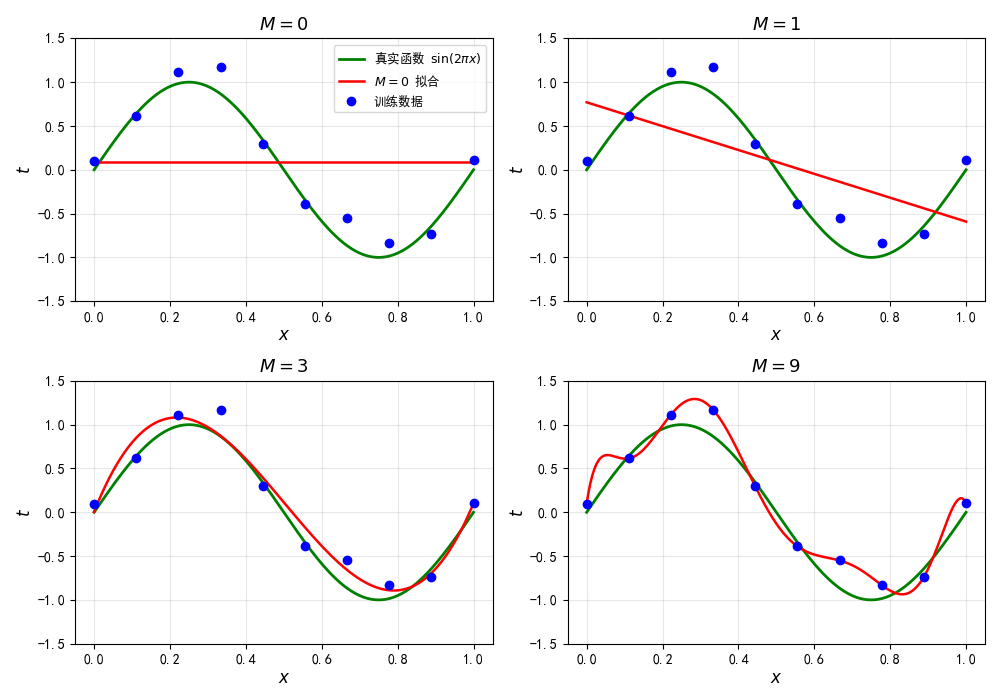

Source code (Python):
import numpy as np
import matplotlib.pyplot as plt

# ============ 1. 设置中文字体（可选） ============
plt.rcParams['font.sans-serif'] = ['SimHei', 'Microsoft YaHei', 'DejaVu Sans']
plt.rcParams['axes.unicode_minus'] = False   # 正常显示负号

# ============ 2. 生成带噪声的正弦数据 ============
np.random.seed(42)          # 固定随机种子，保证结果可复现

# 取 10 个采样点，范围 [0, 1]
x_train = np.linspace(0, 1, 10)
# 真实函数 sin(2πx)，加上高斯噪声
t_train = np.sin(2 * np.pi * x_train) + np.random.normal(0, 0.2, size=x_train.shape)

# 用于画光滑曲线的密集点
x_plot = np.linspace(0, 1, 200)
y_true = np.sin(2 * np.pi * x_plot)

# ============ 3. 定义多项式拟合函数 ============
def poly_fit(x, t, M):
    """用 M 阶多项式拟合数据，返回预测函数"""
    # 构造范德蒙德矩阵（Vandermonde matrix）
    X = np.vander(x, M + 1, increasing=True)   # 每列是 x^0, x^1, ..., x^M
    # 最小二乘解：w = (X^T X)^{-1} X^T t
    w, *_ = np.linalg.lstsq(X, t, rcond=None)
    # 返回预测函数
    def predict(x_new):
        X_new = np.vander(x_new, M + 1, increasing=True)
        return X_new @ w
    return predict

# ============ 4. 绘制 2×2 四联图 ============
orders = [0, 1, 3, 9]
fig, axes = plt.subplots(2, 2, figsize=(10, 7))
axes = axes.flatten()

for ax, M in zip(axes, orders):
    # 拟合
    predict = poly_fit(x_train, t_train, M)
    y_pred = predict(x_plot)

    # 画真实函数（绿色）
    ax.plot(x_plot, y_true, 'g-', linewidth=2, label='真实函数 $\\sin(2\\pi x)$')
    # 画拟合曲线（红色）
    ax.plot(x_plot, y_pred, 'r-', linewidth=1.8, label=f'$M={M}$ 拟合')
    # 画训练数据点（蓝色）
    ax.plot(x_train, t_train, 'bo', markersize=6, label='训练数据')

    # 坐标轴设置
    ax.set_xlim(-0.05, 1.05)
    ax.set_ylim(-1.5, 1.5)
    ax.set_xlabel('$x$', fontsize=12)
    ax.set_ylabel('$t$', fontsize=12)
    ax.set_title(f'$M = {M}$', fontsize=13)
    ax.grid(alpha=0.3)

# 只在第一个子图显示图例，避免重复
axes[0].legend(loc='upper right', fontsize=9)

plt.tight_layout()
plt.savefig('poly_fit_sin.png', dpi=150, bbox_inches='tight')
plt.show()
